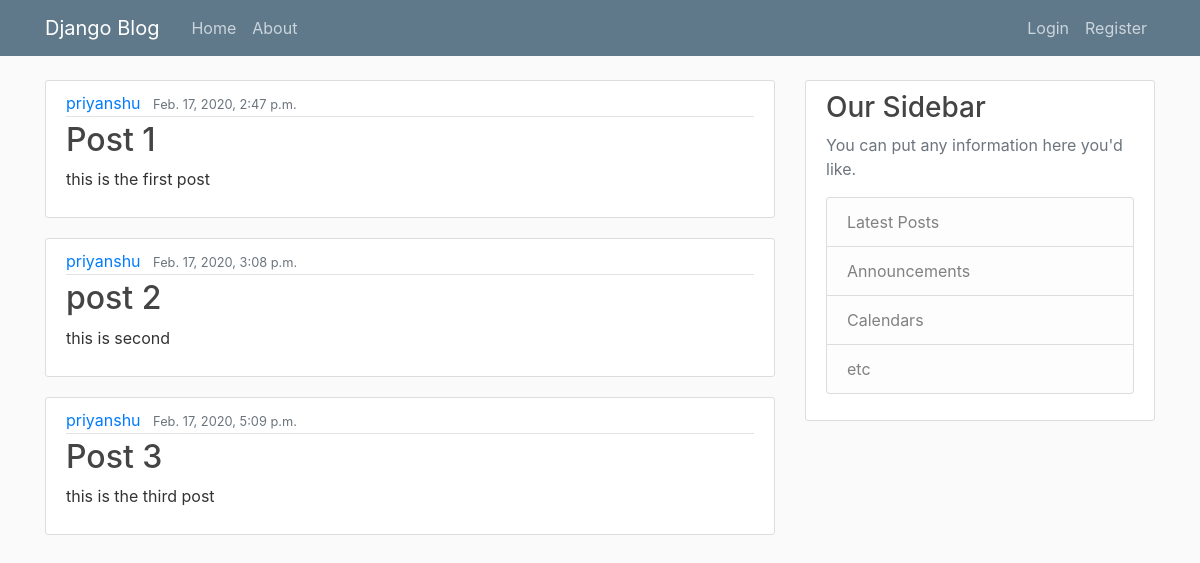
The page / on the database its author committed.
### blog/models.py (models this page shows)
class Post(models.Model):
    title = models.TextField()
    content  = models.TextField()
    date_posted = models.DateTimeField(default = timezone.now)
    author = models.ForeignKey(User, on_delete=models.CASCADE)

### blog/views.py (the view)
# urls.py: path('', views.home, name='blog-home'),
def home(request):
    context = {
        'posts' : Post.objects.all(),
        'title' : 'home'
    }
    return render(request, 'blog/home.html' , context)

### blog/templates/blog/home.html
{% extends 'blog/base.html'%}
{% block content%}
    {% for i in posts %}
        <article class="media content-section">
            <div class="media-body">
            <div class="article-metadata">
                <a class="mr-2" href="#">{{ i.author }}</a>
                <small class="text-muted">{{ i.date_posted }}</small>
            </div>
            <h2><a class="article-title" href="#">{{ i.title }}</a></h2>
            <p class="article-content">{{ i.content }}</p>
            </div>
        </article>
        {% endfor %}
{% endblock%}

### blog/templates/blog/base.html (shortened to what this page needs)
{% load static  %}
<!DOCTYPE html>
<html>
<head>
    <link rel="stylesheet" href="https://maxcdn.bootstrapcdn.com/bootstrap/4.0.0/css/bootstrap.min.css">
    <link rel="stylesheet" href="{% static 'blog/main.css' %}">
</head>
<body>
    <header class="site-header">
        <nav class="navbar navbar-expand-md navbar-dark bg-steel fixed-top">
          <div class="container">
            <a class="navbar-brand mr-4" href="/">Django Blog</a>
            <div class="collapse navbar-collapse" id="navbarToggle">
              <div class="navbar-nav mr-auto">
                <a class="nav-item nav-link" href="{% url 'blog-home'%}">Home</a>
                <a class="nav-item nav-link" href="{% url 'blog-about'%}">About</a>
              </div>
              <div class="navbar-nav">
                <a class="nav-item nav-link" href="#">Login</a>
                <a class="nav-item nav-link" href="/register/">Register</a>
              </div>
            </div>
          </div>
        </nav>
      </header>
      <main role="main" class="container">
        <div class="row">
          <div class="col-md-8">
            {% block content %}{% endblock %}
          </div>
          <div class="col-md-4">
            <div class="content-section">
              <h3>Our Sidebar</h3>
              <p class='text-muted'>You can put any information here you'd like.
                <ul class="list-group">
                  <li class="list-group-item list-group-item-light">Latest Posts</li>
                  <li class="list-group-item list-group-item-light">Announcements</li>
                  <li class="list-group-item list-group-item-light">Calendars</li>
                  <li class="list-group-item list-group-item-light">etc</li>
                </ul>
              </p>
            </div>
          </div>
        </div>
      </main>
</body>
</html>

### blog/static/blog/main.css (style rules this page uses)
body { background: #fafafa; color: #333333; margin-top: 5rem; }
h1, h2, h3, h4, h5, h6 { color: #444444; }
ul { margin: 0; }
.bg-steel { background-color: #5f788a; }
.site-header .navbar-nav .nav-link { color: #cbd5db; }
.content-section { background: #ffffff; padding: 10px 20px; border: 1px solid #dddddd; border-radius: 3px; margin-bottom: 20px; }
.article-title { color: #444444; }
.article-content { white-space: pre-line; }
.article-metadata { padding-bottom: 1px; margin-bottom: 4px; border-bottom: 1px solid #e3e3e3 }

### rows shown on the page
Post: author "priyanshu", date_posted "Feb. 17, 2020, 2:47 p.m.", title "Post 1", content "this is the first post"
Post: author "priyanshu", date_posted "Feb. 17, 2020, 3:08 p.m.", title "post 2", content "this is second"
Post: author "priyanshu", date_posted "Feb. 17, 2020, 5:09 p.m.", title "Post 3", content "this is the third post"
